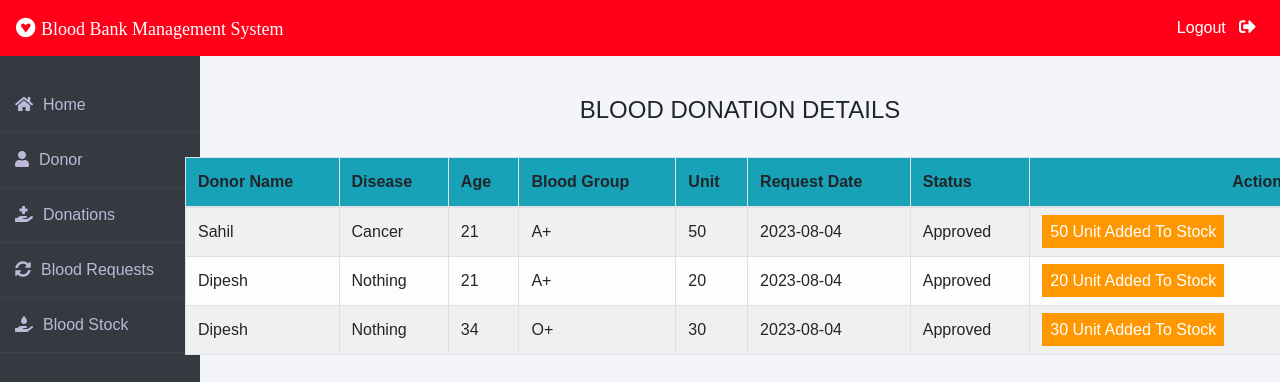
Page /admin/admin_donation.php (signed in) on the committed database.
### tables this page shows
CREATE TABLE `blood_donation` (
  `id` int(11) NOT NULL,
  `user_id` int(11) NOT NULL,
  `bloodgroup` varchar(5) NOT NULL,
  `unit` int(11) NOT NULL,
  `disease` varchar(255) NOT NULL,
  `age` int(11) NOT NULL,
  `date` date NOT NULL DEFAULT current_timestamp(),
  `status` varchar(20) NOT NULL DEFAULT 'Pending'
);

CREATE TABLE `donor_info` (
  `user_id` int(11) NOT NULL,
  `firstname` varchar(20) NOT NULL,
  `lastname` varchar(20) NOT NULL,
  `user` varchar(20) NOT NULL,
  `password` varchar(60) NOT NULL,
  `bloodgroup` varchar(20) NOT NULL,
  `address` varchar(20) NOT NULL,
  `mobile` bigint(10) NOT NULL
);

### admin/admin_donation.php (the view, shortened to what this page needs)
<?php
$conn = new mysqli('localhost','root','','blood_bank');
$sql = "SELECT blood_donation.*, donor_info.firstname
        FROM blood_donation
        INNER JOIN donor_info ON blood_donation.user_id = donor_info.user_id";
$result = $conn->query($sql);
?>
<!DOCTYPE html>
<html lang="en">
<head>
<head>
   </head>
   <body>
<br><br>
<div class="container">
    <h4 class="text-center">BLOOD DONATION DETAILS</h4><br>
    <table class="table table-light table-hover table-bordered table-striped">
        <thead class="bg-info">
            <tr>
                <th scope="col">Donor Name</th>
                <th scope="col">Disease</th>
                <th scope="col">Age</th>
                <th scope="col">Blood Group</th>
                <th scope="col">Unit</th>
                <th scope="col">Request Date</th>
                <th scope="col">Status</th>
                <th class="text-right">Action</th>
            </tr>
        </thead>
        <tbody>
    <?php
    if ($result->num_rows > 0) {
        while ($row = $result->fetch_assoc()) {
    ?>
    <tr>
        <td><?php echo $row['firstname']; ?></td>
        <td><?php echo $row['disease']; ?></td>
        <td><?php echo $row['age']; ?></td>
        <td><?php echo $row['bloodgroup']; ?></td>
        <td><?php echo $row['unit']; ?></td>
        <td><?php echo $row['date']; ?></td>
        <td><?php echo $row['status']; ?></td>
        <?php if ($row['status'] == 'Pending'): ?>
        <td class="text-right">
            <button class="btn btn-primary badge-pill" style="width: 100px;"><a style="text-decoration: none; color: white;" href="<?php echo 'approve_donation.php?id=' . $row['id'] . '&bloodgroup=' . $row['bloodgroup'] . '&unit=' . $row['unit']; ?>">APPROVE</a></button>
            <button class="btn btn-danger badge-pill" style="width: 80px;"><a style="text-decoration: none; color: white;" href="<?php echo 'reject_donation.php?id=' . $row['id']; ?>">REJECT</a></button>
        </td>
        <?php elseif ($row['status'] == 'Approved'): ?>
        <td><span class="label warning"><?php echo $row['unit']; ?> Unit Added To Stock</span></td>
        <?php else: ?>
        <td><span class="label danger">0 Unit Added To Stock</span></td>
        <?php endif; ?>
    </tr>
    <?php
        }
    } else {
        echo "<tr><td colspan='8'>No records found.</td></tr>";
    }
    ?>
</tbody>
    </table>
</div>
</body>
</html>

### admin/admin_donation.php (style rules this page uses)
.container { position: relative; left: 100px; }
.label { color: white; padding: 8px; }
.warning { background-color: #ff9800; }

### rows in the picture
blood_donation: donor_info.firstname "Sahil", disease "Cancer", age "21", bloodgroup "A+", unit "50", date "2023-08-04", status "Approved"
blood_donation: donor_info.firstname "Dipesh", disease "Nothing", age "21", bloodgroup "A+", unit "20", date "2023-08-04", status "Approved"
blood_donation: donor_info.firstname "Dipesh", disease "Nothing", age "34", bloodgroup "O+", unit "30", date "2023-08-04", status "Approved"
